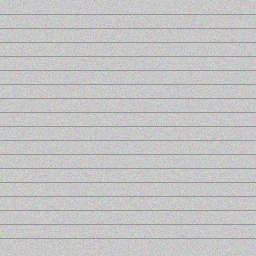
#> input picture training/data/images/clean/img_114.png, 256 x 256 px
$ python extract_features.py
#> lines starting #> are read from the running program, lines starting #| are printed output that depends on the picture
import cv2
import numpy as np
import os
import glob
from sklearn.model_selection import train_test_split
from sklearn.ensemble import GradientBoostingClassifier
from sklearn.metrics import confusion_matrix, classification_report
from sklearn.preprocessing import StandardScaler
from sklearn.pipeline import Pipeline
from skl2onnx import convert_sklearn
from skl2onnx.common.data_types import FloatTensorType
import pickle

def extract_features(img_path):
    img = cv2.imread(img_path, cv2.IMREAD_GRAYSCALE)
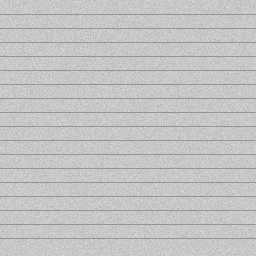
#> img: shape (256, 256); min 150, max 227, mean 196.2
    if img is None:
        return None

    # Edge density
    edges = cv2.Canny(img, 50, 150)
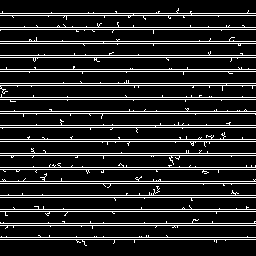
#> edges: shape (256, 256); 14.6% white in thin lines or dots
    edge_density = np.sum(edges > 0) / (img.shape[0] * img.shape[1])
#> edge_density = 0.146

    # Contours
    # Thresholding to find dark/light spots
    _, thresh = cv2.threshold(img, 127, 255, cv2.THRESH_BINARY_INV)
#> thresh: shape (256, 256); every value is 0
    contours, _ = cv2.findContours(thresh, cv2.RETR_EXTERNAL, cv2.CHAIN_APPROX_SIMPLE)
#> contours = []

    contour_count = len(contours)
#> contour_count = 0

    if contour_count > 0:
        areas = [cv2.contourArea(c) for c in contours]
        contour_area_var = np.var(areas)
        contour_area_max = np.max(areas)
    else:
        contour_area_var = 0.0
        contour_area_max = 0.0

    return [edge_density, contour_count, contour_area_var, contour_area_max]

def train_inspector():
    data_dir = os.path.join(os.path.dirname(__file__), "..", "data", "images")

    X = []
    y = []
    classes = ["clean", "scratch", "chip", "void"]
    class_map = {c: i for i, c in enumerate(classes)}

    print("Extracting features from images...")
    for cls in classes:
        paths = glob.glob(os.path.join(data_dir, cls, "*.png"))
        for p in paths:
            feats = extract_features(p)
#> feats = [0.146, 0, 0, 0]
#> pass 3 of the loop in train_inspector, `for cls in classes:`:
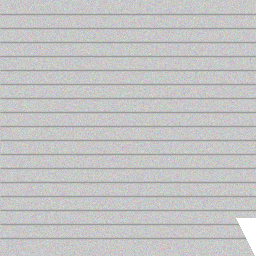
#> input picture training/data/images/chip/img_105.png, 256 x 256 px
#> in extract_features (call 2), `img = cv2.imread(img_path, cv2.IMREAD_GRAYSCALE)`:
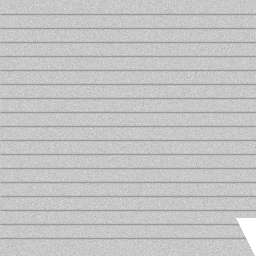
#> img: shape (256, 256); min 152, max 255, mean 195.4
#> in extract_features (call 2), `edges = cv2.Canny(img, 50, 150)`:
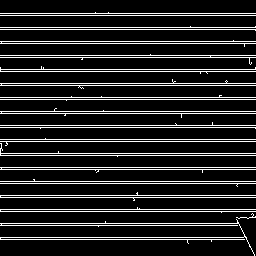
#> edges: shape (256, 256); 13.5% white in thin lines or dots
#> edge_density = 0.135
#> feats = [0.135, 0, 0, 0]
#> the loop made 4 passes; the first 3 are shown
            if feats is not None:
                X.append(feats)
                # Binary classification: 0 for clean, 1 for defect
                # Wait, the prompt says "defect verdict, confidence, and defect type"
                # So we can do multi-class or binary. Let's do multi-class
                # We can map back the prediction later.
                y.append(class_map[cls])

    X = np.array(X, dtype=np.float32)
    y = np.array(y, dtype=np.int64)

    if len(X) == 0:
        print("No images found. Run generate_images.py first.")
        return

    X_train, X_test, y_train, y_test = train_test_split(X, y, test_size=0.2, random_state=42)

    gb = Pipeline([
        ('scaler', StandardScaler()),
        ('gb', GradientBoostingClassifier(n_estimators=100, random_state=42))
    ])

#> (the run stopped early here; a loop or call above may not have finished)
